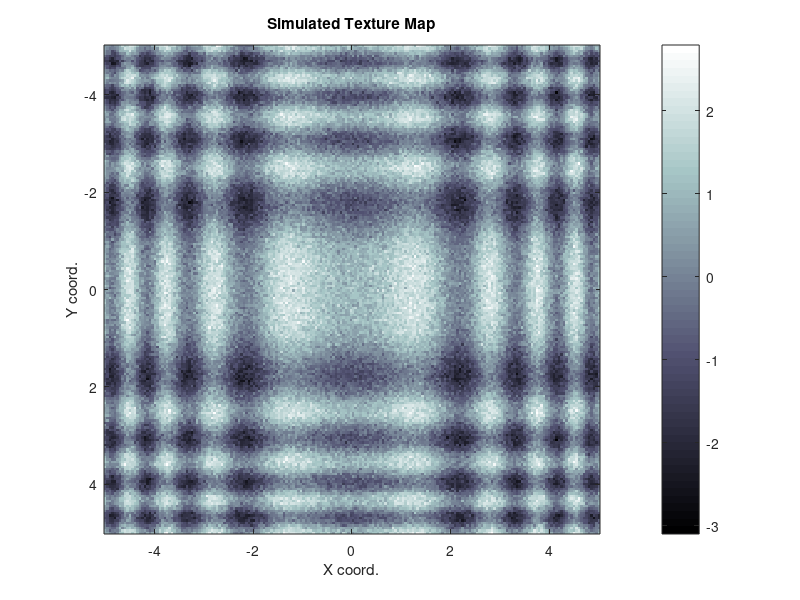

The MATLAB script that drew this image:
% visualizing a 2D matrix as a textured image map
clear; clc; close all;

% generate a dense grid of coordinates
x = linspace(-5, 5, 200);
y = linspace(-5, 5, 200);
[X, Y] = meshgrid(x, y);

% create a mathematical texture combining sine waves and a bit of gaussian random noise
Z = sin(X.^2) + cos(Y.^2) + 0.3 * randn(200, 200);

% plotting the matrix as an color image
figure;
imagesc(x, y, Z);
colormap('bone');
colorbar;
title('Simulated Texture Map');
xlabel('X coord.');
ylabel('Y coord.');
